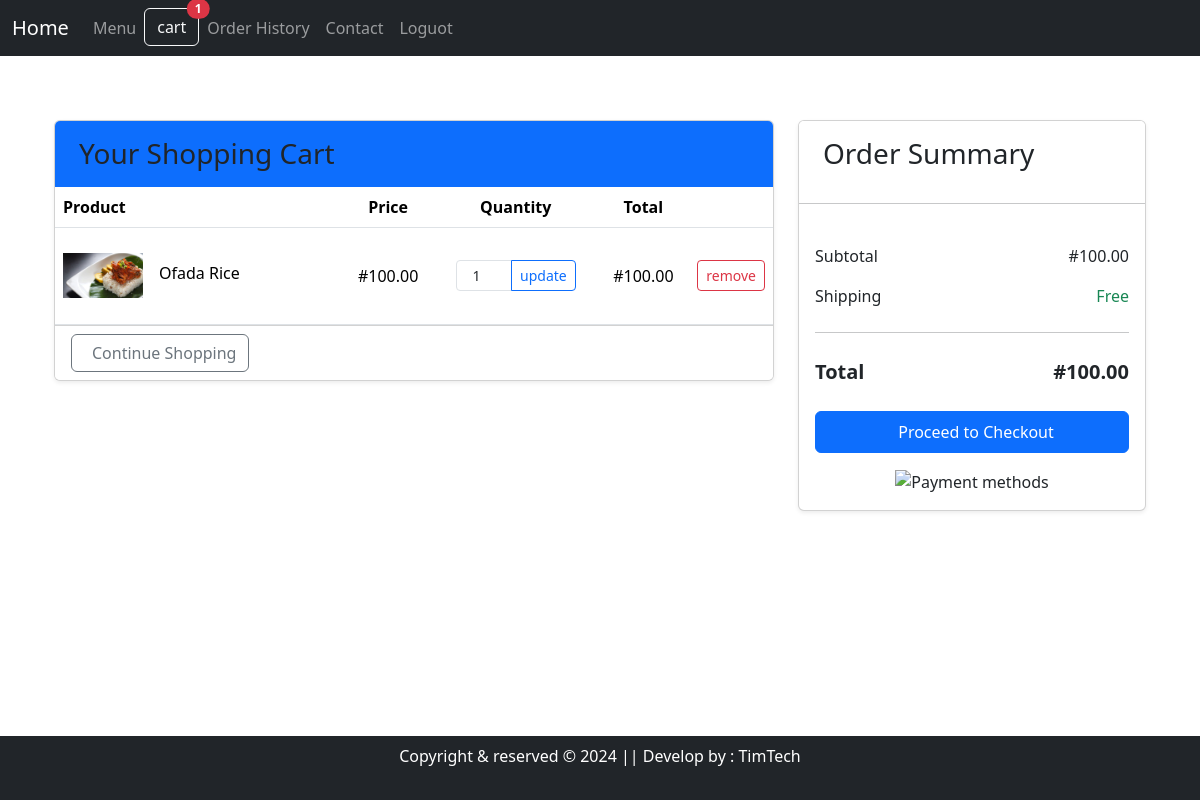
Screenshot of /cart-detail/ (signed in) with the database file from the repository.
### Fapp/models.py (models this page shows, shortened)
class Cart(models.Model):
    user = models.ForeignKey(settings.AUTH_USER_MODEL, on_delete=models.CASCADE, null=True, blank=True)
    session_key = models.CharField(max_length=40, null=True, blank=True)
    created_at = models.DateTimeField(auto_now_add=True)
    updated_at = models.DateTimeField(auto_now=True)
    def get_total_price(self):
        return sum(item.get_total_price() for item in self.items.all())

class CartItem(models.Model):
    cart = models.ForeignKey(Cart, related_name='items', on_delete=models.CASCADE)
    product = models.ForeignKey(Product, on_delete=models.CASCADE)
    quantity = models.PositiveIntegerField(default=1)
    price = models.DecimalField(max_digits=10, decimal_places=2)  # Snapshot of price at time of adding
    def get_total_price(self):
        return self.price * self.quantity

class Product(models.Model):
    name = models.CharField(max_length=255)
    price = models.FloatField()
    quantity = models.IntegerField()
    description = models.TextField(null=True)
    image = models.ImageField(upload_to='images', max_length=2080)

### Fapp/views.py (the view)
# urls.py: path('cart-detail/', views.cart_detail, name='cart_detail'),
def cart_detail(request):
    user = request.user
    cart = get_or_create_cart(request)
    return render(request, 'cart_detail.html', {'cart': cart})

### Fapp/views.py (called while the page is built)
def get_or_create_cart(request):
    if request.user.is_authenticated:
        user = request.user
        carts = Cart.objects.filter(user=user)
        if carts.count() > 1:
            carts.exclude(id=carts.first().id).delete()
        cart, created = Cart.objects.get_or_create(user=request.user)
    else:
        if not request.session.session_key:
            request.session.create()
        session_key = request.session.session_key
        cart, created = Cart.objects.get_or_create(session_key=session_key)
    return cart

### Fapp/templates/cart_detail.html (shortened to what this page needs)
{% extends 'base.html' %}
{% load static %}
{% block content %}
<div class="container py-5">
    <div class="row">
        <div class="col-lg-8">
            <div class="card shadow-sm mb-4">
                <div class="card-header bg-primary border-bottom-0 py-3">
                    <h3 class="mb-0">Your Shopping Cart</h3>
                </div>
                {% if cart.items.exists %}
                <div class="table-responsive">
                    <table class="table mb-0">
                        <thead class="bg-light">
                            <tr>
                                <th style="width: 40%">Product</th>
                                <th class="text-center">Price</th>
                                <th class="text-center">Quantity</th>
                                <th class="text-center">Total</th>
                                <th style="width: 40px"></th>
                            </tr>
                        </thead>
                        <tbody>
                            {% for item in cart.items.all %}
                            <tr>
                                <td>
                                    <div class="d-flex align-items-center">
                                        <img src="{{ item.product.image.url }}" alt="{{ item.product.name }}"
                                             class="img-fluid rounded me-3" style="width: 80px; height: 80px; object-fit: contain;">
                                        <div>
                                            <h6 class="mb-1">{{ item.product.name }}</h6>
                                        </div>
                                    </div>
                                </td>
                                <td class="align-middle text-center">#{{ item.price }}</td>
                                <td class="align-middle text-center">
                                    <form method="post" action="{% url 'update_cart_item' item.id %}" class="d-flex justify-content-center">
                                        <div class="input-group" style="width: 120px;">
                                            <input type="number" name="quantity" value="{{ item.quantity }}" min="1"
                                                   class="form-control form-control-sm text-center">
                                            <button type="submit" class="btn btn-sm btn-outline-primary">update
                                            </button>
                                        </div>
                                    </form>
                                </td>
                                <td class="align-middle text-center">#{{ item.get_total_price }}</td>
                                <td class="align-middle text-center">
                                    <a href="{% url 'remove_from_cart' item.id %}" class="btn btn-sm btn-outline-danger">remove
                                    </a>
                                </td>
                            </tr>
                            {% endfor %}
                        </tbody>
                    </table>
                </div>
                <div class="card-footer bg-white">
                    <a href="{% url 'menu' %}" class="btn btn-outline-secondary">
                        Continue Shopping
                    </a>
                </div>
                {% endif %}
            </div>
        </div>
        {% if cart.items.exists %}
        <div class="col-lg-4">
            <div class="card shadow-sm sticky-top" style="top: 20px;">
                <div class="card-header bg-white border-bottom-0 py-3">
                    <h3 class="mb-0">Order Summary</h3>
                </div>
				<hr>
                <div class="card-body">
                    <ul class="list-group list-group-flush mb-3">
                        <li class="list-group-item d-flex justify-content-between align-items-center px-0 border-0">
                            <span>Subtotal</span>
                            <span>#{{ cart.get_total_price }}</span>
                        </li>
                        <li class="list-group-item d-flex justify-content-between align-items-center px-0 border-0">
                            <span>Shipping</span>
                            <span class="text-success">Free</span>
                        </li>
				<hr>
                        <li class="list-group-item d-flex justify-content-between align-items-center px-0 border-0 fw-bold fs-5">
                            <span>Total</span>
                            <span>#{{ cart.get_total_price }}</span>
                        </li>
                    </ul>
                    {% if request.user.is_authenticated %}
                    <a href="{% url 'checkout' %}" class="btn btn-primary w-100 py-2 mb-3">
                        Proceed to Checkout
                    </a>
                    {% endif %}
                    <div class="text-center">
                        <img src="{% static 'images/payment-methods.png' %}" alt="Payment methods" class="img-fluid" style="max-height: 30px;">
                    </div>
                </div>
            </div>
        </div>
        {% endif %}
    </div>
</div>
{% endblock %}

### Fapp/templates/navbar.html (shortened to what this page needs)
<nav class="navbar navbar-expand-lg navbar-dark bg-dark fixed-top">
	<div class="container-fluid">
	  <a class="navbar-brand" href="{% url 'home' %}">Home</a>
	  <div class="collapse navbar-collapse" id="navbarSupportedContent">
		<ul class="navbar-nav me-auto mb-2 mb-lg-0">
			{% if user.is_authenticated %}
			<li class="nav-item">
				<a class="nav-link" href="{% url 'menu' %}">Menu</a>
			</li>
			<li>
				<a href="{% url 'cart_detail' %}" class="btn btn-outline-light position-relative">cart
					{% if cart and cart.items.count > 0 %}
					<span class="position-absolute top-0 start-100 translate-middle badge rounded-pill bg-danger">
						{{ cart.items.count }}
					</span>
					{% endif %}
				</a>
			</li>
			<li class="nav-item">
				<a class="nav-link" href="{% url 'order_history' %}">Order History</a>
			</li>
			<li class="nav-item">
				<a class="nav-link" href="{% url 'contact' %}">Contact</a>
			</li>
			<li class="nav-item">
				<a class="nav-link" href="{% url 'logout' %}">Loguot</a>
			</li>
			{% endif %}
		</ul>
	  </div>
	</div>
</nav>

### rows the page displays
Cart: items.count "1", get_total_price "100.00"
CartItem: product.image (picture), product.name "Ofada Rice", price "100.00", quantity "1", get_total_price "100.00"
